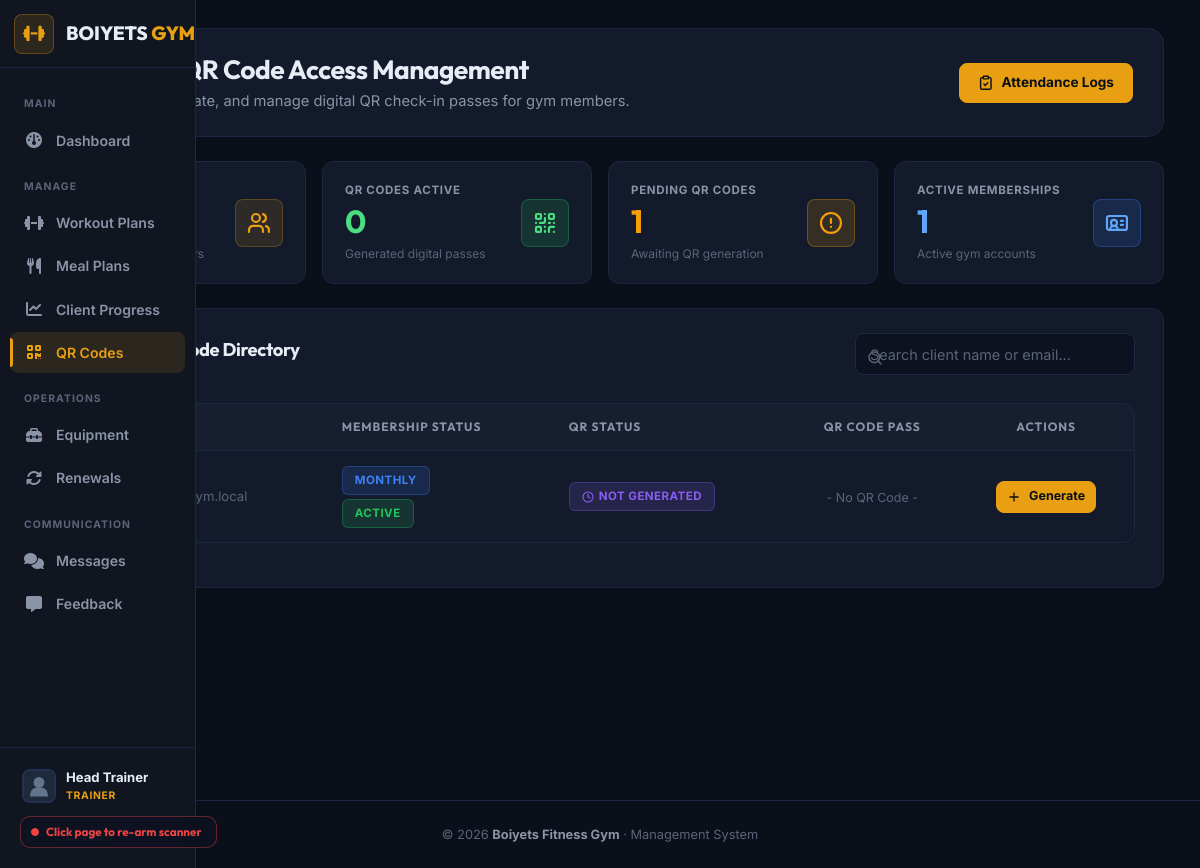
Screenshot of /trainermanageqrcodes.php (signed in) with the database file from the repository.
### tables this page shows
CREATE TABLE `members` (
  `id` int(11) NOT NULL,
  `member_type` enum('walk-in','client') NOT NULL,
  `full_name` varchar(100) NOT NULL,
  `age` int(11) NOT NULL,
  `contact_number` varchar(20) NOT NULL,
  `address` text NOT NULL,
  `gender` enum('male','female','other') DEFAULT NULL,
  `height` decimal(5,2) DEFAULT NULL,
  `weight` decimal(5,2) DEFAULT NULL,
  `fitness_goals` text DEFAULT NULL,
  `membership_plan` enum('daily','weekly','halfmonth','monthly') NOT NULL,
  `start_date` date NOT NULL,
  `expiry_date` date NOT NULL,
  `status` enum('active','expired','expiring') DEFAULT 'active',
  `created_at` timestamp NOT NULL DEFAULT current_timestamp(),
  `updated_at` timestamp NOT NULL DEFAULT current_timestamp() ON UPDATE current_timestamp(),
  `created_by` int(11) DEFAULT 1,
  `user_id` int(11) DEFAULT NULL,
  `qr_code_path` varchar(500) DEFAULT NULL,
  `deleted_at` timestamp NULL DEFAULT NULL
);

### public_html/trainermanageqrcodes.php (the view, shortened to what this page needs)
<?php
require_once __DIR__ . '/chat_functions.php';
$clients_result = $conn->query("
    SELECT m.id, m.full_name, m.membership_plan, m.expiry_date, m.status, m.qr_code_path,
           u.username, u.email, m.created_at
    FROM members m
    JOIN users u ON m.user_id = u.id
    WHERE m.member_type = 'client'
    ORDER BY m.created_at DESC
");
$total_clients = $clients_result ? $clients_result->num_rows : 0;
$generated_qr_count = 0;
$active_members_count = 0;
if ($clients_result && $clients_result->num_rows > 0) {
    while ($c = $clients_result->fetch_assoc()) {
        if ($c['status'] === 'active') {
            $active_members_count++;
        }
    }
    $clients_result->data_seek(0);
}
$pending_qr_count = $total_clients - $generated_qr_count;
require_once __DIR__ . '/includes/header.php';
require_once __DIR__ . '/includes/nav.php';
?>
<div class="gym-main-container">
  <div class="gym-page-header">
    <div>
      <h1 class="gym-page-title" style="display: flex; align-items: center; gap: 10px;">
        Client QR Code Access Management
      </h1>
      <p class="gym-page-subtitle">Generate, regenerate, and manage digital QR check-in passes for gym members.</p>
    </div>
    <div style="display: flex; gap: 0.75rem; align-items: center;">
      <a href="attendance_logs.php" class="gym-btn gym-btn-yellow">
        <i data-lucide="clipboard-check"></i> Attendance Logs
      </a>
    </div>
  </div>
  <div class="gym-stats-grid">
    <div class="gym-stat-card">
      <div>
        <div class="gym-stat-label">Total Clients</div>
        <div class="gym-stat-number" style="color: var(--accent-light);"><?php echo number_format($total_clients); ?></div>
        <div style="font-size: 0.75rem; color: var(--text-dim); margin-top: 4px;">Registered gym members</div>
      </div>
      <div class="gym-stat-icon"><i data-lucide="users"></i></div>
    </div>
    <div class="gym-stat-card">
      <div>
        <div class="gym-stat-label">QR Codes Active</div>
        <div class="gym-stat-number" style="color: #4ade80;"><?php echo number_format($generated_qr_count); ?></div>
        <div style="font-size: 0.75rem; color: var(--text-dim); margin-top: 4px;">Generated digital passes</div>
      </div>
      <div class="gym-stat-icon" style="background: rgba(34, 197, 94, 0.15); color: #4ade80; border-color: rgba(34, 197, 94, 0.3);">
        <i data-lucide="qr-code"></i>
      </div>
    </div>
    <div class="gym-stat-card">
      <div>
        <div class="gym-stat-label">Pending QR Codes</div>
        <div class="gym-stat-number" style="color: #f59e0b;"><?php echo number_format($pending_qr_count); ?></div>
        <div style="font-size: 0.75rem; color: var(--text-dim); margin-top: 4px;">Awaiting QR generation</div>
      </div>
      <div class="gym-stat-icon" style="background: rgba(245, 158, 11, 0.15); color: #f59e0b; border-color: rgba(245, 158, 11, 0.3);">
        <i data-lucide="alert-circle"></i>
      </div>
    </div>
    <div class="gym-stat-card">
      <div>
        <div class="gym-stat-label">Active Memberships</div>
        <div class="gym-stat-number" style="color: #60a5fa;"><?php echo number_format($active_members_count); ?></div>
        <div style="font-size: 0.75rem; color: var(--text-dim); margin-top: 4px;">Active gym accounts</div>
      </div>
      <div class="gym-stat-icon" style="background: rgba(59, 130, 246, 0.15); color: #60a5fa; border-color: rgba(59, 130, 246, 0.3);">
        <i data-lucide="id-card"></i>
      </div>
    </div>
  </div>
  <div class="gym-card">
    <div style="display: flex; justify-content: space-between; align-items: center; margin-bottom: 1.25rem; flex-wrap: wrap; gap: 1rem;">
      <h2 class="gym-card-title" style="margin: 0; display: flex; align-items: center; gap: 10px;">
        Client QR Code Directory
      </h2>
      <div style="position: relative; width: 280px; max-width: 100%;">
        <i data-lucide="search" style="position: absolute; left: 12px; top: 50%; transform: translateY(-50%); width: 16px; height: 16px; color: var(--text-dim);"></i>
        <input type="text" id="searchQRClients" placeholder="Search client name or email..." class="gym-form-control" style="padding-left: 38px; height: 40px; margin: 0;">
      </div>
    </div>
    <div class="gym-table-wrapper" style="margin-bottom: 0;">
      <table class="gym-table">
        <thead>
          <tr>
            <th>Client Info</th>
            <th>Membership Status</th>
            <th>QR Status</th>
            <th style="text-align: center;">QR Code Pass</th>
            <th style="text-align: center;">Actions</th>
          </tr>
        </thead>
        <tbody>
          <?php if ($clients_result && $clients_result->num_rows > 0): ?>
            <?php while ($client = $clients_result->fetch_assoc()): ?>
              <?php $has_qr = ($client['qr_code_path'] && file_exists($client['qr_code_path'])); ?>
              <tr>
                <td>
                  <div style="font-weight: 700; color: var(--text-primary);"><?php echo htmlspecialchars($client['full_name']); ?></div>
                  <div style="font-size: 0.82rem; color: var(--text-dim);">@<?php echo htmlspecialchars($client['username']); ?> &middot; <?php echo htmlspecialchars($client['email']); ?></div>
                  <span style="font-size: 0.72rem; color: var(--accent); font-weight: 700;">ID: CLIENT_<?php echo $client['id']; ?></span>
                </td>
                <td>
                  <span class="gym-badge gym-badge-info" style="text-transform: capitalize;"><?php echo htmlspecialchars($client['membership_plan']); ?></span>
                  <div style="margin-top: 4px;">
                    <?php if ($client['status'] === 'active'): ?>
                      <span class="gym-badge gym-badge-active">ACTIVE</span>
                    <?php else: ?>
                      <span class="gym-badge gym-badge-inactive">EXPIRED</span>
                    <?php endif; ?>
                  </div>
                </td>
                <td>
                  <?php if ($has_qr): ?>
                    <span class="gym-badge gym-badge-active">
                      <i data-lucide="check-circle-2" style="width: 12px; height: 12px; display: inline;"></i> Generated
                    </span>
                  <?php else: ?>
                    <span class="gym-badge gym-badge-pending">
                      <i data-lucide="clock" style="width: 12px; height: 12px; display: inline;"></i> Not Generated
                    </span>
                  <?php endif; ?>
                </td>
                <td style="text-align: center;">
                  <?php if ($has_qr): ?>
                    <div style="display: flex; flex-direction: column; align-items: center; gap: 4px;">
                      <img src="<?php echo htmlspecialchars($client['qr_code_path']); ?>" alt="QR Code" style="width: 64px; height: 64px; border-radius: 8px; border: 1px solid var(--border); background: #fff; padding: 4px;">
                      <a href="<?php echo htmlspecialchars($client['qr_code_path']); ?>" download style="font-size: 0.75rem; color: #60a5fa; font-weight: 700; text-decoration: underline;">Download</a>
                    </div>
                  <?php else: ?>
                    <span style="font-size: 0.78rem; color: var(--text-dim);">- No QR Code -</span>
                  <?php endif; ?>
                </td>
                <td>
                  <div style="display: flex; gap: 6px; align-items: center; justify-content: center; flex-wrap: wrap;">
                    <?php if (!$has_qr): ?>
                      <form method="POST" style="margin: 0;">
                        <button type="submit" name="generate_qr" class="gym-btn gym-btn-yellow" style="min-height: 32px !important; padding: 4px 10px !important; font-size: 0.78rem !important;">
                          <i data-lucide="plus" style="width: 14px; height: 14px;"></i> Generate
                        </button>
                      </form>
                    <?php endif; ?>
                  </div>
                </td>
              </tr>
            <?php endwhile; ?>
          <?php endif; ?>
        </tbody>
      </table>
    </div>
  </div>
</div>
<?php
require_once __DIR__ . '/includes/footer.php';
?>

### rows the page displays
members: membership_plan "MONTHLY", status "ACTIVE", shows "NOT GENERATED", shows "- No QR Code -"

### other values shown
$user_name "Head Trainer"
$user_role "TRAINER"
$generated_qr_count "0"
$pending_qr_count "1"
$active_members_count "1"
